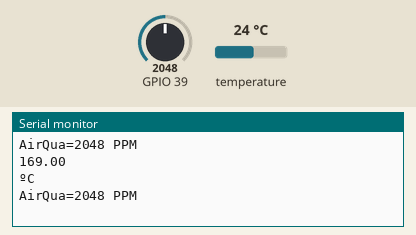
A sketch run on a simulated ESP32. Shown: the last lines printed to the serial monitor. The inputs (shaded band) are chosen by the test bench; at power-on: temperature 24 °C, GPIO 39 = 2048.

Above: at 2.7 s.
2.8 s: temperature set to 12 °C
At 4.0 s:
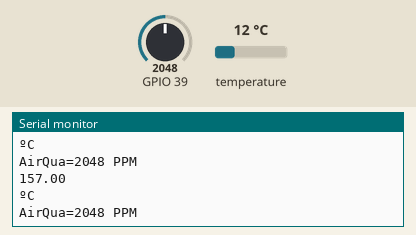
4.3 s: GPIO 39 set to 2866
At 5.6 s:
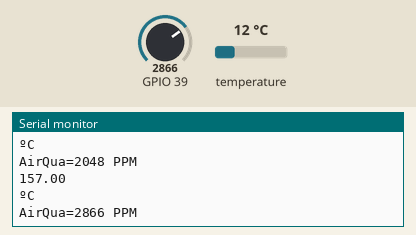
5.8 s: temperature set to 19 °C
At 6.3 s:
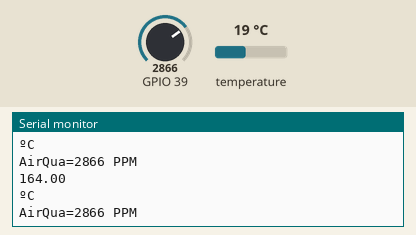
7.3 s: GPIO 39 set to 3603
At 8.4 s:
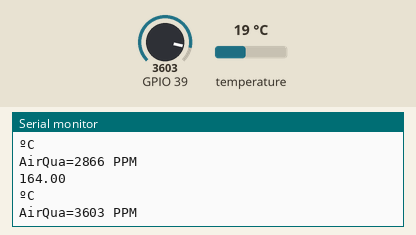
Timing chart, 0 to 9.8 s (numbered marks = the images above; inputs shaded):
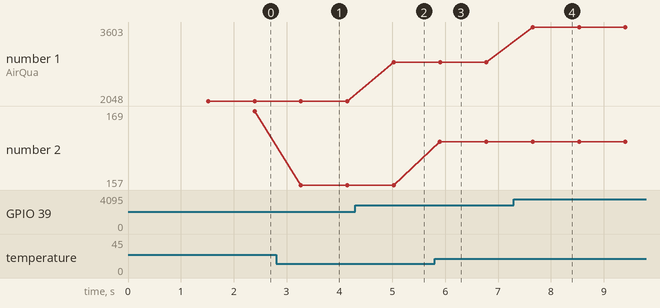

Measured:
- after the input at 2.8 s, the serial monitor: prints a new line after 0.47 s (image 1)
- after the input at 4.3 s, the serial monitor: prints a new line after 0.73 s (image 2)
- after the input at 5.8 s, the serial monitor: prints a new line after 0.10 s (image 3)
- after the input at 7.3 s, the serial monitor: prints a new line after 0.36 s (image 4)
- plotted number 1: 2048 → 2866 after the input at 4.3 s, 2866 → 3603 after the input at 7.3 s
- plotted number 2: 169 → 157 after the input at 2.8 s, 157 → 164 after the input at 5.8 s

The sketch:

Final_code.ino
```cpp
#include "UbidotsEsp32Mqtt.h"

const char *UBIDOTS_TOKEN = "BBFF-9wQgFJSSKwuBUSN43HATW762XeW6LU";  // Put here your Ubidots TOKEN
const char *WIFI_SSID = "Project g12";                                        // Put here your Wi-Fi SSID
const char *WIFI_PASS = "555555555";                                 // Put here your Wi-Fi password
const char *DEVICE_LABEL = "58bf259faf74";                           // Put here your Device label to which data  will be published
const char *VARIABLE_LABEL = "butane-gas";                          // Put here your Variable label to which data  will be published
const char *VARIABLE_LABEL2 = "temperature";                        // Put here your Variable label to which data  will be published

const int PUBLISH_FREQUENCY = 5000;  // Update rate in milliseconds

unsigned long timer;
uint8_t analogPin = 34;  // Pin used to read data from GPIO34 ADC_CH6.
int sensorValue;
Ubidots ubidots(UBIDOTS_TOKEN);
#include <OneWire.h>
#include <DallasTemperature.h>
const int oneWireBus = 2;
float temperatureC ;
float temperatureF;
// Setup a oneWire instance to communicate with any OneWire devices
OneWire oneWire(oneWireBus);

// Pass our oneWire reference to Dallas Temperature sensor
DallasTemperature sensors(&oneWire);

void callback(char *topic, byte *payload, unsigned int length) {
  Serial.print("Message arrived [");
  Serial.print(topic);
  Serial.print("] ");
  for (int i = 0; i < length; i++) {
    Serial.print((char)payload[i]);
  }
  Serial.println();
}

/****************************************
   Main Functions
 ****************************************/

void setup() {
  // put your setup code here, to run once:
  Serial.begin(115200);
  sensors.begin();

  // ubidots.setDebug(true);  // uncomment this to make debug messages available
  ubidots.connectToWifi(WIFI_SSID, WIFI_PASS);
  ubidots.setCallback(callback);
  ubidots.setup();
  ubidots.reconnect();

  timer = millis();
}

void loop() {
  // put your main code here, to run repeatedly:
  if (!ubidots.connected()) {
    ubidots.reconnect();
  }
  if (millis() + PUBLISH_FREQUENCY > timer) {
    sensorValue = analogRead(39);  // read analog input pin 0
    Serial.print("AirQua=");
    Serial.print(sensorValue, DEC);  // prints the value read
    Serial.println(" PPM");
    delay(100);  // wait 100ms for next reading
    sensors.requestTemperatures();
    temperatureC = sensors.getTempCByIndex(0);
    temperatureF = sensors.getTempFByIndex(0);

    //Serial.print(temperatureC);
    Serial.println(temperatureC+ 145);
    Serial.println("ºC");
   // Serial.print(temperatureF);
   // Serial.println("ºF");
  }
  ubidots.add(VARIABLE_LABEL, sensorValue);   // Insert your variable Labels and the value to be sent
  ubidots.add(VARIABLE_LABEL2, temperatureC);  // Insert your variable Labels and the value to be sent
  ubidots.publish(DEVICE_LABEL);
  timer = millis();
  ubidots.loop();
}
```
